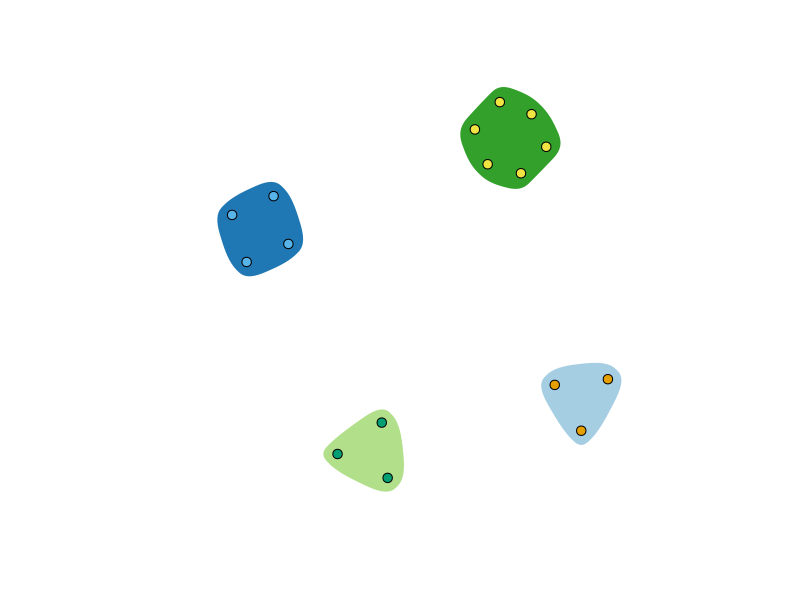

The R script that drew this image:
library(igraph)
library(RColorBrewer)

# partition
partition <- c(1, 1, 1, 2, 2, 2, 2, 3, 3, 3, 4, 4, 4, 4, 4, 4)
num.nodes <- 16

# attributes for node colors and shapes
colors <- c(0, 1, 2, 3, 0, 1, 2, 3, 0, 1, 2, 3, 0, 1, 2, 3)
shapes <- c(0, 1, 0, 1, 0, 1, 0, 1, 0, 1, 0, 1, 0, 1, 0, 1)

# make graph and clusters for igraph
affiliation <- as.matrix(table(data.frame(actor = 1:num.nodes, group = partition)))
adjacency <- affiliation %*% t(affiliation)
diag(adjacency) <- 0
graph <- graph_from_adjacency_matrix(adjacency)
clusters <- make_clusters(graph, membership = partition, modularity = FALSE)

# set colors for groups
group.colors <- brewer.pal(max(partition), name = "Paired")

# Plot
layout <- layout.auto(graph)
plot(clusters, graph,
     layout = layout,
     vertex.label = NA,
     vertex.size = 5,
     edge.color = rgb(1, 0, 0, alpha = 0), # transparent edges
     mark.border = "white", # color for group border
     mark.col = group.colors) # color for group